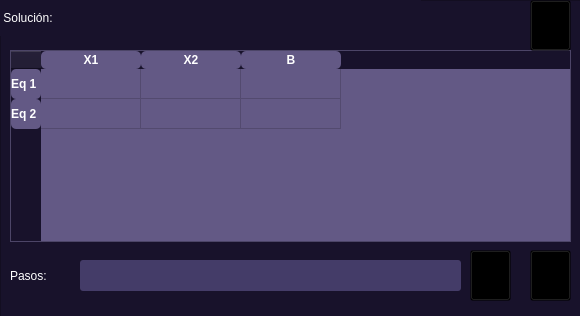
<?xml version="1.0" encoding="UTF-8"?>
<ui version="4.0">
 <class>Form</class>
 <widget class="QWidget" name="Form">
  <property name="geometry">
   <rect>
    <x>0</x>
    <y>0</y>
    <width>580</width>
    <height>316</height>
   </rect>
  </property>
  <property name="windowTitle">
   <string>Form</string>
  </property>
  <widget class="QFrame" name="frame">
   <property name="geometry">
    <rect>
     <x>0</x>
     <y>0</y>
     <width>621</width>
     <height>361</height>
    </rect>
   </property>
   <property name="styleSheet">
    <string notr="true">background-color: rgb(24, 18, 43);
color: white;</string>
   </property>
   <property name="frameShape">
    <enum>QFrame::StyledPanel</enum>
   </property>
   <property name="frameShadow">
    <enum>QFrame::Raised</enum>
   </property>
   <widget class="QTableWidget" name="tablaMatriz">
    <property name="geometry">
     <rect>
      <x>10</x>
      <y>50</y>
      <width>561</width>
      <height>192</height>
     </rect>
    </property>
    <property name="styleSheet">
     <string notr="true">QHeaderView::section { background-color: #635985; 
color: white;             
font-weight: bold;
border-radius: 5px;
}
QTableWidget{
color: white;
background-color: #635985; 
font-weight: bold;
font-size: 15px;
}
QTableWidget::item:selected {
background-color: black;
color: white;  
}
 </string>
    </property>
    <attribute name="horizontalHeaderVisible">
     <bool>true</bool>
    </attribute>
    <attribute name="horizontalHeaderCascadingSectionResizes">
     <bool>false</bool>
    </attribute>
    <row>
     <property name="text">
      <string>Eq 1</string>
     </property>
    </row>
    <row>
     <property name="text">
      <string>Eq 2</string>
     </property>
    </row>
    <column>
     <property name="text">
      <string>X1</string>
     </property>
     <property name="foreground">
      <brush brushstyle="NoBrush">
       <color alpha="255">
        <red>255</red>
        <green>255</green>
        <blue>255</blue>
       </color>
      </brush>
     </property>
    </column>
    <column>
     <property name="text">
      <string>X2</string>
     </property>
    </column>
    <column>
     <property name="text">
      <string>B</string>
     </property>
    </column>
    <item row="0" column="0">
     <property name="text">
      <string/>
     </property>
    </item>
    <item row="0" column="1">
     <property name="text">
      <string/>
     </property>
    </item>
    <item row="0" column="2">
     <property name="text">
      <string/>
     </property>
    </item>
   </widget>
   <widget class="QLabel" name="label_6">
    <property name="geometry">
     <rect>
      <x>10</x>
      <y>260</y>
      <width>71</width>
      <height>31</height>
     </rect>
    </property>
    <property name="layoutDirection">
     <enum>Qt::LeftToRight</enum>
    </property>
    <property name="styleSheet">
     <string notr="true">color: rgb(255, 255, 255);
font: 900 15pt &quot;Segoe UI Black&quot;;</string>
    </property>
    <property name="text">
     <string>Pasos: </string>
    </property>
    <property name="alignment">
     <set>Qt::AlignLeading|Qt::AlignLeft|Qt::AlignVCenter</set>
    </property>
   </widget>
   <widget class="QLabel" name="pasosLabel">
    <property name="geometry">
     <rect>
      <x>80</x>
      <y>260</y>
      <width>381</width>
      <height>31</height>
     </rect>
    </property>
    <property name="styleSheet">
     <string notr="true">background-color: rgb(68, 60, 104);
color: rgb(255, 255, 255);
font: 900 15pt &quot;Segoe UI Black&quot;;
border-radius: 3px;</string>
    </property>
    <property name="text">
     <string/>
    </property>
   </widget>
   <widget class="QPushButton" name="botonAnterior">
    <property name="geometry">
     <rect>
      <x>470</x>
      <y>250</y>
      <width>41</width>
      <height>51</height>
     </rect>
    </property>
    <property name="styleSheet">
     <string notr="true">background-color: rgba(0,0,0,0)</string>
    </property>
    <property name="text">
     <string/>
    </property>
    <property name="icon">
     <iconset resource="iconos.qrc">
      <normaloff>:/icons/volver.png</normaloff>:/icons/volver.png</iconset>
    </property>
    <property name="iconSize">
     <size>
      <width>40</width>
      <height>40</height>
     </size>
    </property>
   </widget>
   <widget class="QPushButton" name="botonSiguiente">
    <property name="geometry">
     <rect>
      <x>530</x>
      <y>250</y>
      <width>41</width>
      <height>51</height>
     </rect>
    </property>
    <property name="styleSheet">
     <string notr="true">background-color: rgba(0,0,0,0)</string>
    </property>
    <property name="text">
     <string/>
    </property>
    <property name="icon">
     <iconset resource="iconos.qrc">
      <normaloff>:/icons/siguiente.png</normaloff>:/icons/siguiente.png</iconset>
    </property>
    <property name="iconSize">
     <size>
      <width>40</width>
      <height>50</height>
     </size>
    </property>
   </widget>
   <widget class="QLabel" name="label">
    <property name="geometry">
     <rect>
      <x>0</x>
      <y>0</y>
      <width>131</width>
      <height>36</height>
     </rect>
    </property>
    <property name="styleSheet">
     <string notr="true">color: rgb(255, 255, 255);
font: 900 20pt &quot;Segoe UI Black&quot;;</string>
    </property>
    <property name="text">
     <string> Solución:</string>
    </property>
   </widget>
   <widget class="QPushButton" name="botonRegresar">
    <property name="geometry">
     <rect>
      <x>530</x>
      <y>0</y>
      <width>41</width>
      <height>51</height>
     </rect>
    </property>
    <property name="styleSheet">
     <string notr="true">background-color: rgba(0,0,0,0);</string>
    </property>
    <property name="text">
     <string/>
    </property>
    <property name="icon">
     <iconset resource="iconos.qrc">
      <normaloff>:/icons/regresar.png</normaloff>:/icons/regresar.png</iconset>
    </property>
    <property name="iconSize">
     <size>
      <width>40</width>
      <height>40</height>
     </size>
    </property>
   </widget>
   <widget class="QLabel" name="solucionLabel">
    <property name="geometry">
     <rect>
      <x>130</x>
      <y>0</y>
      <width>291</width>
      <height>36</height>
     </rect>
    </property>
    <property name="styleSheet">
     <string notr="true">color: rgb(255, 255, 255);
font: 900 20pt &quot;Segoe UI Black&quot;;</string>
    </property>
    <property name="text">
     <string/>
    </property>
   </widget>
  </widget>
 </widget>
 <resources>
  <include location="iconos.qrc"/>
 </resources>
 <connections/>
</ui>
